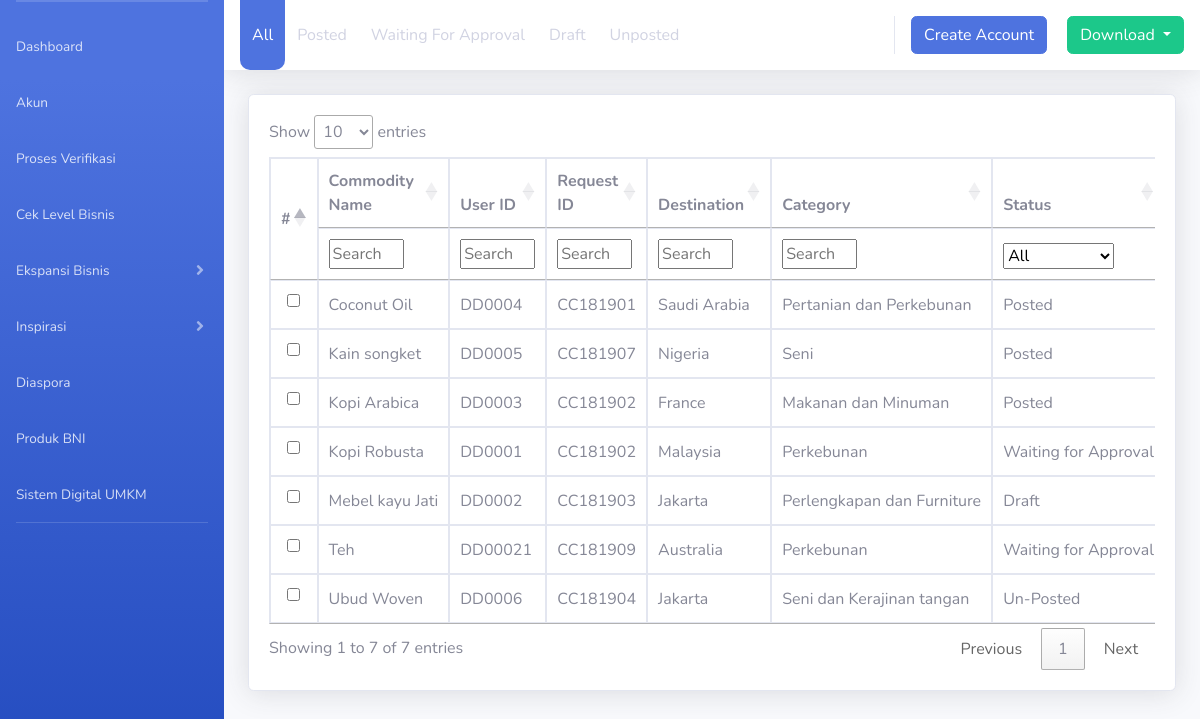
/index.php/ekspansirequest, run on the app's committed database.
### tables this page shows
CREATE TABLE `ekspansi_request` (
  `request_post_id` varchar(100) NOT NULL,
  `comodity_name` varchar(100) NOT NULL,
  `kd_data_diri` varchar(50) NOT NULL,
  `request_id` varchar(50) NOT NULL,
  `destination` varchar(100) NOT NULL,
  `category` varchar(100) NOT NULL,
  `status` varchar(75) NOT NULL,
  `application` int(50) NOT NULL,
  `payment` varchar(100) NOT NULL,
  `create_date` date NOT NULL,
  `qty_komoditas` int(11) NOT NULL,
  `incoterm` varchar(500) NOT NULL,
  `frekuensi` varchar(500) NOT NULL
);

### application/models/Ekspansirequest_m.php (called while the page is built, shortened)
<?php defined('BASEPATH') or exit('No direct script access allowed');
class ekspansirequest_m extends CI_ModeL
{
    public function all_data()
    {
        $this->db->select('ekspansi_request.request_post_id, ekspansi_request.qty_komoditas, ekspansi_request.comodity_name, ekspansi_request.kd_data_diri, ekspansi_request.request_id, ekspansi_request.destination, ekspansi_request.category, ekspansi_request.status, ekspansi_request.application, ekspansi_request.payment, ekspansi_request.create_date, ekspansi_request.incoterm, ekspansi_request.frekuensi');
        $this->db->from('ekspansi_request');
        $this->db->order_by('ekspansi_request.comodity_name', 'ASC');
        $query = $this->db->get();
        return $query->result();
    }
}

### application/controllers/Ekspansirequest.php (called while the page is built, shortened)
<?php
class ekspansirequest extends CI_Controller
{
    function index()
    {
        $data = array(
            'title' => 'Ekspansi bisnis Request',
            'header' => 'template/header',
            'menu' => 'template/menu',
            'content' => 'template/content',
            'footer' => 'template/footer',
            'app' => 'ekspansirequest',
            'ekspansirequest' => $this->ekspansirequest->all_data(),
        );
    }
}

### index.php (called while the page is built, shortened)
<?php
require_once BASEPATH.'core/CodeIgniter.php';

### application/views/ekspansirequest.php (the view, shortened to what this page needs)
<div class="card shadow mb-4">
  <div class="card-body">
    <div class="table-responsive">
      <table class="table table-bordered" id="dataTable" width="100%" cellspacing="0">
        <thead>
          <tr>
            <th rowspan="2" class="align-middle">#</th>
            <th>Commodity Name</th>
            <th>User ID</th>
            <th>Request ID</th>
            <th>Destination</th>
            <th>Category</th>
            <th>Status</th>
          </tr>
          <tr>
            <th class="searchHeader">Search</th>
            <th class="searchHeader">Search</th>
            <th class="searchHeader">Search</th>
            <th class="searchHeader">Search</th>
            <th class="searchHeader">Search</th>
            <th class="searchHeader">Status</th>
          </tr>
        </thead>
        <tbody>
          <?php foreach ($ekspansirequest as $rs) : ?>
            <tr onclick="sData(this)">
              <td style="text-align:right; white-space:nowrap;"><input class="form-check-input" type="checkbox" onclick="csData(this)" value="option1"></td>
              <td style="vertical-align: middle; white-space:nowrap;" onclick="sData(this)"><?= $rs->comodity_name; ?></td>
              <td style="vertical-align: middle; white-space:nowrap;" onclick="sData(this)"><?= $rs->kd_data_diri; ?></td>
              <td style="vertical-align: middle; white-space:nowrap;" onclick="sData(this)"><?= $rs->request_id; ?></td>
              <td style="vertical-align: middle; white-space:nowrap;" onclick="sData(this)"><?= $rs->destination; ?></td>
              <td style="vertical-align: middle; white-space:nowrap;" onclick="sData(this)"><?= $rs->category; ?></td>
              <td style="vertical-align: middle; white-space:nowrap;" onclick="sData(this)"><?= $rs->status; ?></td>
            </tr>
          <?php endforeach ?>
        </tbody>
      </table>
    </div>
  </div>
</div>

### data on the page
ekspansi_request: comodity_name "Coconut Oil", kd_data_diri "DD0004", request "CC181901", destination "Saudi Arabia", category "Pertanian dan Perkebunan", status "Posted"
ekspansi_request: comodity_name "Kain songket", kd_data_diri "DD0005", request "CC181907", destination "Nigeria", category "Seni", status "Posted"
ekspansi_request: comodity_name "Kopi Arabica", kd_data_diri "DD0003", request "CC181902", destination "France", category "Makanan dan Minuman", status "Posted"
ekspansi_request: comodity_name "Kopi Robusta", kd_data_diri "DD0001", request "CC181902", destination "Malaysia", category "Perkebunan", status "Waiting for Approval"
ekspansi_request: comodity_name "Mebel kayu Jati", kd_data_diri "DD0002", request "CC181903", destination "Jakarta", category "Perlengkapan dan Furniture", status "Draft"
ekspansi_request: comodity_name "Teh", kd_data_diri "DD00021", request "CC181909", destination "Australia", category "Perkebunan", status "Waiting for Approval"
ekspansi_request: comodity_name "Ubud Woven", kd_data_diri "DD0006", request "CC181904", destination "Jakarta", category "Seni dan Kerajinan tangan", status "Un-Posted"
